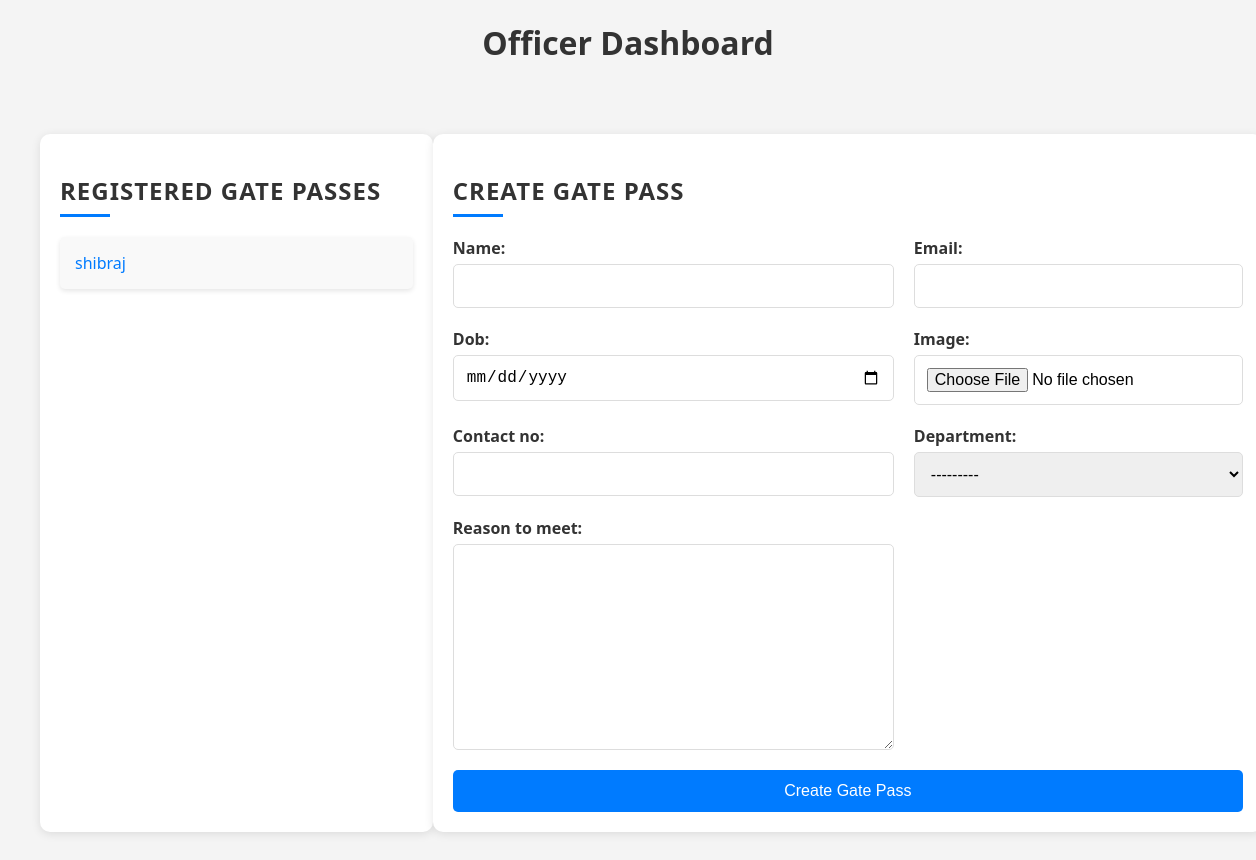
/off_dashboard/, run on an earlier commit of the app's database.
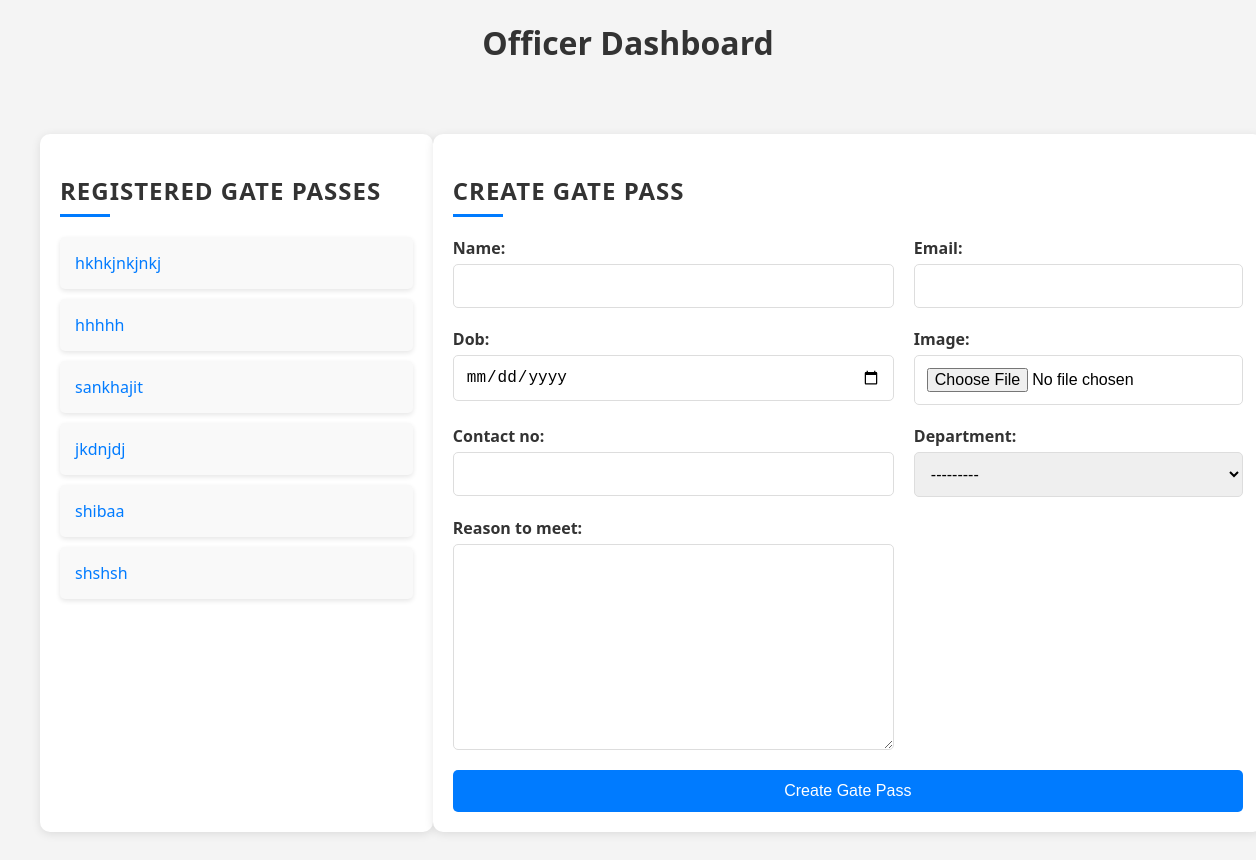
And on a later commit of the database.
### app/models.py (models this page shows, shortened)
class GatePass(models.Model):
    name = models.CharField(max_length=100)
    email = models.EmailField()
    dob = models.DateField()
    image = models.ImageField(upload_to='gate_pass_images/')
    contact_no = models.CharField(max_length=15)
    DEPARTMENT_CHOICES = (
        ('CSE', 'Computer Science and Engineering'),
        ('ME', 'Mechanical Engineering'),
        ('CE', 'Civil Engineering'),
        ('EE', 'Electrical Engineering'),
    )
    department = models.CharField(max_length=3, choices=DEPARTMENT_CHOICES)
    reason_to_meet = models.TextField()

### app/views.py (the view)
# urls.py: path('off_dashboard/', views.officer_dashboard, name='officer_dashboard'),
def officer_dashboard(request):
    gate_passes = GatePass.objects.all()
    if request.method == 'POST':
        form = GatePassForm(request.POST, request.FILES)
        if form.is_valid():
            form.save()
            messages.success(request, 'Gate pass request submitted successfully')
            form = GatePassForm()  # Create a new, empty form instance
            return render(request, 'homepage.html', {'form': form, 'gate_passes': gate_passes})
    else:
        form = GatePassForm()
    return render(request, 'officers/off_dashboard.html', {'form': form, 'gate_passes': gate_passes})

### app/forms.py
class GatePassForm(forms.ModelForm):
    class Meta:
        model = GatePass
        fields = ['name', 'email', 'dob', 'image', 'contact_no', 'department', 'reason_to_meet']
        widgets = {
            'dob': forms.DateInput(attrs={'type': 'date'}),
        }

### templates/officers/off_dashboard.html (shortened to what this page needs)
<!DOCTYPE html>
<html lang="en">
<head>
</head>
<body>
    <h1>Officer Dashboard</h1>
    <div class="container">
        <div class="left-section">
            <h2>Registered Gate Passes</h2>
            <ul>
                {% for gate_pass in gate_passes %}
                <li><a href="{% url 'generate_pdf' gate_pass.id %}">{{ gate_pass.name }}</a></li>
                {% endfor %}
            </ul>
        </div>
        <div class="right-section">
            <h2>Create Gate Pass</h2>
            <form method="post" enctype="multipart/form-data">
                {% for field in form %}
                <div class="form-group">
                    {{ field.label_tag }}
                    {{ field }}
                </div>
                {% endfor %}
                <button type="submit">Create Gate Pass</button>
            </form>
        </div>
    </div>
</body>
</html>

### templates/officers/off_dashboard.html (style rules this page uses)
body { font-family: 'Segoe UI', Tahoma, Geneva, Verdana, sans-serif; margin: 0; padding: 0; background-color: #f4f4f4; }
.container { max-width: 1200px; margin: 0 auto; padding: 40px; display: flex; justify-content: space-between; }
h1 { text-align: center; color: #333; margin-bottom: 30px; }
.left-section { flex: 0 0 30%; background-color: #fff; border-radius: 10px; box-shadow: 0 2px 10px rgba(0, 0, 0, 0.1); padding: 20px; }
.right-section { flex: 0 0 65%; background-color: #fff; border-radius: 10px; box-shadow: 0 2px 10px rgba(0, 0, 0, 0.1); padding: 20px; }
h2 { color: #333; margin-bottom: 20px; text-transform: uppercase; letter-spacing: 1px; position: relative; padding-bottom: 10px; }
h2::after { content: ''; position: absolute; bottom: 0; left: 0; width: 50px; height: 3px; background-color: #007bff; }
ul { list-style-type: none; padding: 0; }
li { background-color: #f9f9f9; padding: 15px; border-radius: 5px; margin-bottom: 10px; box-shadow: 0 2px 5px rgba(0, 0, 0, 0.1); transition: transform 0.3s ease; }
a { color: #007bff; text-decoration: none; }
form { display: grid; grid-template-columns: repeat(2, 1fr); grid-gap: 20px; }
.form-group { display: flex; flex-direction: column; }
label { font-weight: bold; color: #333; margin-bottom: 5px; }
input[type="text"], input[type="email"], input[type="date"], input[type="file"], textarea, select { padding: 12px; border: 1px solid #ddd; border-radius: 5px; font-size: 16px; }
button[type="submit"] { grid-column: 1 / -1; padding: 12px; background-color: #007bff; color: #fff; border: none; border-radius: 5px; cursor: pointer; font-size: 16px; transition: background-color 0.3s ease; }

What changed in the data, as far as the page shows it:
removed GatePass: name "shibraj"
added GatePass: name "hkhkjnkjnkj"
added GatePass: name "hhhhh"
added GatePass: name "sankhajit"
added GatePass: name "jkdnjdj"
added GatePass: name "shibaa"
added GatePass: name "shshsh"
